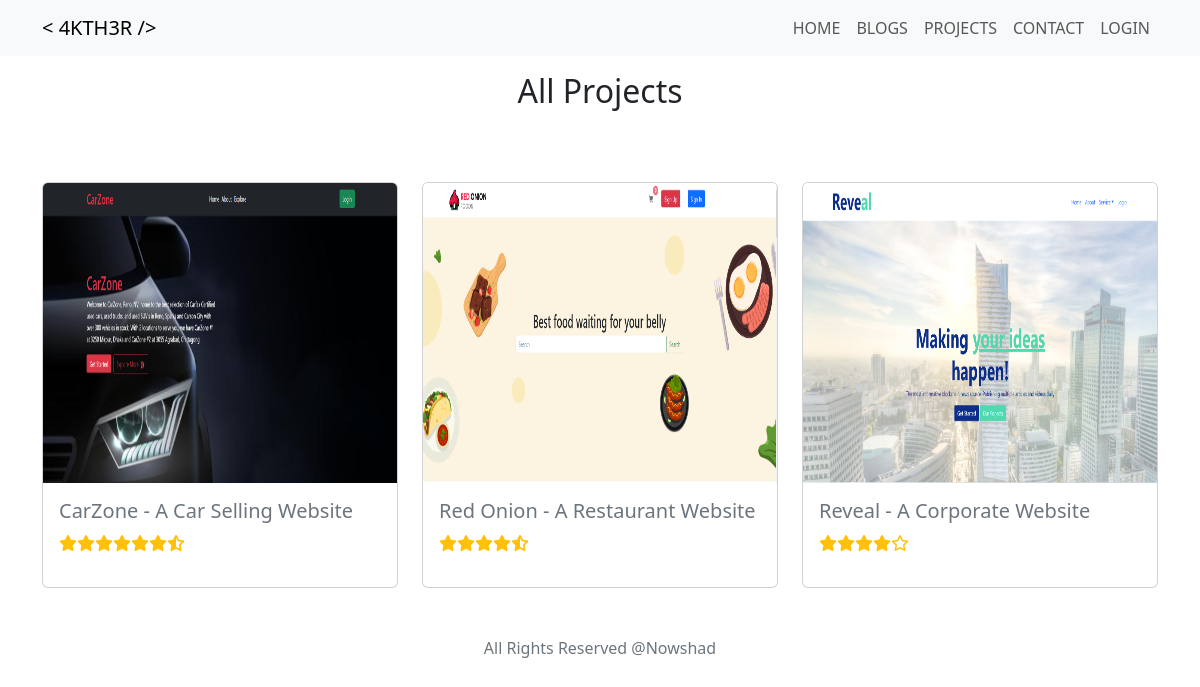
The app's page /project/ with its own data.
### projects/models.py (models this page shows, shortened)
class PortfolioProject(models.Model):
    title = models.CharField(max_length=200)
    description = models.TextField()
    screenshoot = models.ImageField(upload_to='images/projects/')
    technologies = models.CharField(max_length=100)
    project_url = models.URLField()
    category = models.ForeignKey(Category, on_delete=models.CASCADE, null=True)

### projects/views.py (the view)
# urls.py: path('',views.portfolio_project, name='projects'),
def portfolio_project(request):
    projects_with_avg_ratings = PortfolioProject.objects.annotate(avg_rating=Avg('projectreview__ratings'))
    projects_sorted_by_rating = projects_with_avg_ratings.order_by('-avg_rating')
    for project in projects_sorted_by_rating:
        avg_rating = project.avg_rating
        if avg_rating is not None:
            filled_stars = int(round(avg_rating))
            remainder = avg_rating - filled_stars
            half_star = remainder >= 0.5
            empty_stars = 5 - filled_stars - half_star
            project.stars_html = '<i class="fas fa-star"></i>' * filled_stars
            if half_star:
                project.stars_html += '<i class="fas fa-star-half-alt"></i>'
            project.stars_html += '<i class="far fa-star"></i>' * empty_stars
        else:
            project.stars_html = ""
    return render(request, 'projects.html', {'projects': projects_sorted_by_rating})

### projects/templates/projects.html (shortened to what this page needs)
{% extends "base.html" %}
{% block content %}
<h1 class="text-center fs-2 display-3 mt-3">All Projects</h1>
<div class="row row-cols-1 row-cols-md-3 g-4 mt-5">
    {% for project in projects %}
    <div class="col">
        <div class="card">
            <img src="{{ project.screenshoot.url }}" class="card-img-top" style="height: 300px;" alt="">
            <div class="card-body">
                <a href="{% url 'details' project.id %}" class="text-decoration-none text-secondary">
                    <h5 class="card-title">{{ project.title }}</h5>
                </a>
                <p class="text-warning">
                    {{ project.stars_html|safe }}
                </p>
            </div>
        </div>
    </div>
    {% endfor %}
</div>
{% endblock content %}

### static/css/style.css (style rules this page uses)
* { margin: 0; padding: 0; box-sizing: border-box; }

### records on screen
PortfolioProject: screenshoot (picture), title "CarZone - A Car Selling Website"
PortfolioProject: screenshoot (picture), title "Red Onion - A Restaurant Website"
PortfolioProject: screenshoot (picture), title "Reveal - A Corporate Website"
